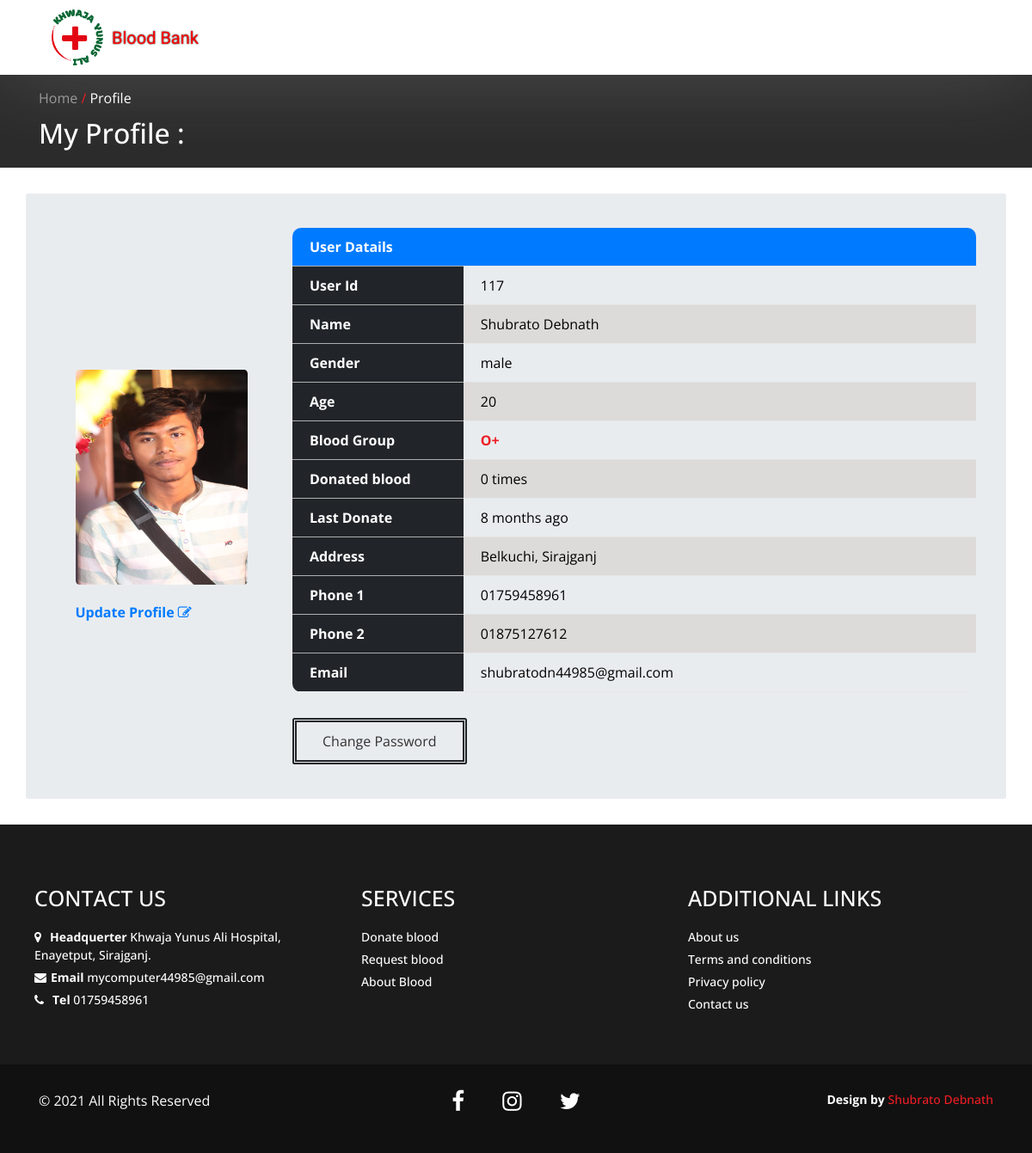
Screenshot of /profile/profile.php?id=117 (signed in) with the database file from the repository.
### tables this page shows
CREATE TABLE `donor_info` (
  `id` int(11) NOT NULL,
  `user_type` varchar(10) NOT NULL,
  `fname` varchar(20) NOT NULL,
  `lname` varchar(20) NOT NULL,
  `full_name` varchar(100) NOT NULL,
  `email` varchar(50) NOT NULL,
  `phone1` varchar(14) NOT NULL,
  `phone2` varchar(14) NOT NULL,
  `password` varchar(200) NOT NULL,
  `confirmpass` varchar(200) NOT NULL,
  `district` varchar(50) NOT NULL,
  `upazila` varchar(50) NOT NULL,
  `gender` varchar(10) NOT NULL,
  `age` int(5) NOT NULL,
  `photo` varchar(200) NOT NULL,
  `blood_group` varchar(4) NOT NULL,
  `donated_blood` int(100) NOT NULL,
  `last_donate` varchar(20) NOT NULL,
  `donation_eligibility` varchar(15) NOT NULL,
  `token` varchar(300) NOT NULL,
  `filter_bg_class` varchar(3) NOT NULL,
  `Time_stamp` timestamp NOT NULL DEFAULT current_timestamp() ON UPDATE current_timestamp()
);

### profile/profile.php (the view, shortened to what this page needs)
<?php
    $userid = $_GET['id'];
?>
<!DOCTYPE html>
<html lang="en">
<head>
    <?php
        include("head_profile.php");
    ?>
</head>
<body>
    <header>
        <nav class="navbar">
            <div class="container">
                <a href="../index.php" class="nav-logo col-lg-5">
                    <img src="../resources/img/logo.png" alt="logo" class="logo">
                    <div class="logo-text">
                        Blood Bank
                    </div>
                </a>
            </div>
        </nav>
        <section id="header-path">
            <div class="container py-4">
                <div class="row">
                    <div class="col-12">
                        <p class=" text-white"><a href="../index.php" class="text-white-50">Home</a> <span class=" text-red"> / </span> Profile</p>
                    </div>
                </div>
                <h1 class=" text-white page-descrip">My Profile : </h1>
            </div>
        </section>
    </header>
    <main>
        <section id=" profile">
            <div class="container my-5">
                <div class="row jumbotron rounded">
                    <?php
                        include("../database/dbconnection.php");
                        $sql_find = "SELECT * FROM `donor_info` WHERE id='$userid' ";
                        $result = mysqli_query($con, $sql_find);
                        if($row = mysqli_fetch_assoc($result)){
                    ?>
                    <div class="col-lg-3 d-flex justify-content-center align-items-center">
                        <div class="profile-left py-5">
                            <img src="../<?php echo $row['photo']?>" alt="#" class=" profile-pic img-fluid">
                            <a href="update-profile.php?id=<?php echo $row['id']?>" class=" up-profile-text">Update Profile <i class=" fa fa-pencil-square-o"></i></a>
                        </div>
                    </div>
                    <div class="col-lg-9">
                        <div id="profile-detail">
                            <table>
                                <tr><th class="table-first-row" colspan="2">User Datails</th></tr>
                                <tr>
                                    <th>User Id  </th>
                                    <td><?php echo $row['id'] ?></td>
                                </tr>
                                <tr>
                                    <th>Name  </th>
                                    <td><?php echo $row['fname']." ".$row['lname'] ?></td>
                                </tr>
                                <tr>
                                    <th>Gender  </th>
                                    <td><?php echo $row['gender'] ?></td>
                                </tr>
                                <tr>
                                    <th>Age  </th>
                                    <td><?php echo $row['age'] ?></td>
                                </tr>
                                <tr>
                                    <th>Blood Group  </th>
                                    <td><span class=" text-red font-weight-bold"><?php echo $row['blood_group'] ?></span></td>
                                </tr>
                                <tr>
                                    <th>Donated blood  </th>
                                    <td><?php echo $row['donated_blood'] ?> times</td>
                                </tr>
                                <tr>
                                    <th>Last Donate </th>
                                    <td><?php echo $row['last_donate'] ?> ago</td>
                                </tr>
                                <tr>
                                    <th>Address  </th>
                                    <td><?php echo $row['upazila'].", ".$row['district'] ?></td>
                                </tr>
                                <tr>
                                    <th>Phone 1  </th>
                                    <td><?php echo $row['phone1'] ?></td>
                                </tr>
                                <tr>
                                    <th>Phone 2  </th>
                                    <td><?php echo $row['phone2'] ?></td>
                                </tr>
                                <tr>
                                    <th>Email  </th>
                                    <td><?php echo $row['email'] ?></td>
                                </tr>
                            </table>
                            <a href="#" class=" profile-chng-pass-btn rounded">Change Password</a>
                        </div>
                    </div>
                    <?php
                        }else{
                            header("location: ../index.php");
                        }
                    ?>
                </div>
            </div>
        </section>
    </main>
    <footer class="" id="footer">
        <div class="container-md py-5">
            <div class="row pt-5">
                <div class="col-sm-4 p-3 mb-4">
                    <h1>CONTACT US</h1>
                    <p><i class=" fa fa-map-marker pr-3"></i><b>Headquerter  </b> Khwaja Yunus Ali Hospital, Enayetput, Sirajganj.</p>
                    <p><i class=" fa fa-envelope pr-2"></i><b>Email  </b><a href="mailto mycomputer44985@gmail.com" >mycomputer44985@gmail.com</a></p>
                    <p><i class=" fa fa-phone pr-3"></i><b>Tel  </b><a href="tel 01759458961" >01759458961</a></p>
                </div>
                <div class="col-sm-4 p-3 mb-4">
                    <h1>Services</h1>
                    <p><a href="#">Donate blood</a></p>
                    <p><a href="#">Request blood</a></p>
                    <p><a href="#">About Blood</a></p>
                </div>
                <div class="col-sm-4 p-3 mb-4">
                    <h1>additional links</h1>
                    <p><a href="#">About us</a></p>
                    <p><a href="#">Terms and conditions</a></p>
                    <p><a href="#">Privacy policy</a></p>
                    <p><a href="#">Contact us</a></p>
                </div>
            </div>
        </div>
        <div class="footer-end py-5">
            <div class="container-md">
                <div class="row flex-column-reverse flex-md-row">
                    <div class="col-md-4 text-center text-md-left  mb-4">
                        &copy; 2021 All Rights Reserved
                    </div>
                    <div class="col-md-4  social-links text-center mb-4">
                        <i class=" fa fa-facebook"></i>
                        <i class=" fa  fa-instagram"></i>
                        <i class=" fa fa-twitter"></i>
                    </div>
                    <div class="col-md-4 text-md-right text-center mb-4">
                        <p><b>Design by </b><span class=" text-red" style="cursor: pointer;">  Shubrato Debnath</span></p>
                    </div>
                </div>
            </div>
        </div>
    </footer>
</body>
</html>

### resources/css/style.css (style rules this page uses)
* { margin: 0; padding: 0; box-sizing: border-box; scroll-behavior: smooth; }
html { font-size: 62.5%; }
body { font-size: 1.6rem; background-color: #ffffff!important; font-family: 'Open Sans', sans-serif; }
h1,h2,h3,h4,h5,h6 { color: rgb(52,58,64); }
a { color: rgb(51, 49, 49); }
.text-red { color: #ED1D25!important; }
.navbar { border: .05rem solid transparent; border-left: none; border-right: none; z-index: 999; box-shadow: 0px 0px 10rem rgba(247, 247, 247, 0.185); background-color: rgba(0, 0, 0, 0.1); width: 100vw; padding: 1rem; position: fixed; backdrop-filter: blur(1rem); }
.nav-logo { display: flex; justify-content: flex-start; align-items: center; }
.logo { display: inline-block; width: 8rem; }
.logo-text { display: inline-block; font-size: 3rem; width: max-content; margin-left: 1rem; font-family: 'Tourney', cursive; color: white; font-weight: 500; }
#footer { background-color: rgb(27,27,27); }
#footer h1 { color: white; margin-bottom:2rem ; text-transform: uppercase; }
#footer p { color: white; font-size: 1.4rem; font-weight: 500; margin-bottom: .5rem; }
#footer a { color: white; }
#footer .footer-end { background-color: #111111; }
#footer .footer-end .social-links i { font-size: 2.6rem; padding: 0 2rem; color: white!important; }
.footer-end div, .footer-end i { color: white !important; }

### resources/css/responsive.css (style rules this page uses)
@media (max-width: 1420px) { .logo { width: 6rem; } }
@media (max-width: 1420px) { .logo-text { font-size: 2rem; } }

### resources/css/nav,title.css (style rules this page uses)
nav { background-color: rgb(255, 255, 255)!important; position: initial!important; width: 100vw; }
.logo-text { color: red; }
#header-path { background-color: #2B2B2B; }
.page-descrip { font-size: 200%; }

### resources/css/profile.css (style rules this page uses)
#profile-detail table { border-radius: 1rem; overflow: hidden; width: 100%; }
#profile-detail tr { width: 100%; border-bottom: 1px solid rgba(231, 230, 230, 0.712); }
#profile-detail th { background-color: #212529; color: white; width: 25%; padding: 1rem 2rem; }
#profile-detail td { padding: 1rem 2rem; color: black; }
.table-first-row { background-color: #007BFF!important; }
tr:nth-child(odd) td { background-color: rgb(221, 218, 218); }
.profile-chng-pass-btn { border:5px double #212529; margin-top: 3rem; padding: 1rem 3rem; display: inline-block; }
.profile-pic { width:20rem; height: 25rem; border-radius: 2%; }
.up-profile-text { font-weight: bold; margin-top: 2rem; color: #007BFF; display: block; }

### rows the page displays
donor_info: photo (picture), id "117", fname "Shubrato", lname "Debnath", gender "male", age "20", blood_group "O+", donated_blood "0", last_donate "8 months", upazila "Belkuchi", district "Sirajganj", phone1 "01759458961", phone2 "01875127612", email "shubratodn44985@gmail.com"
